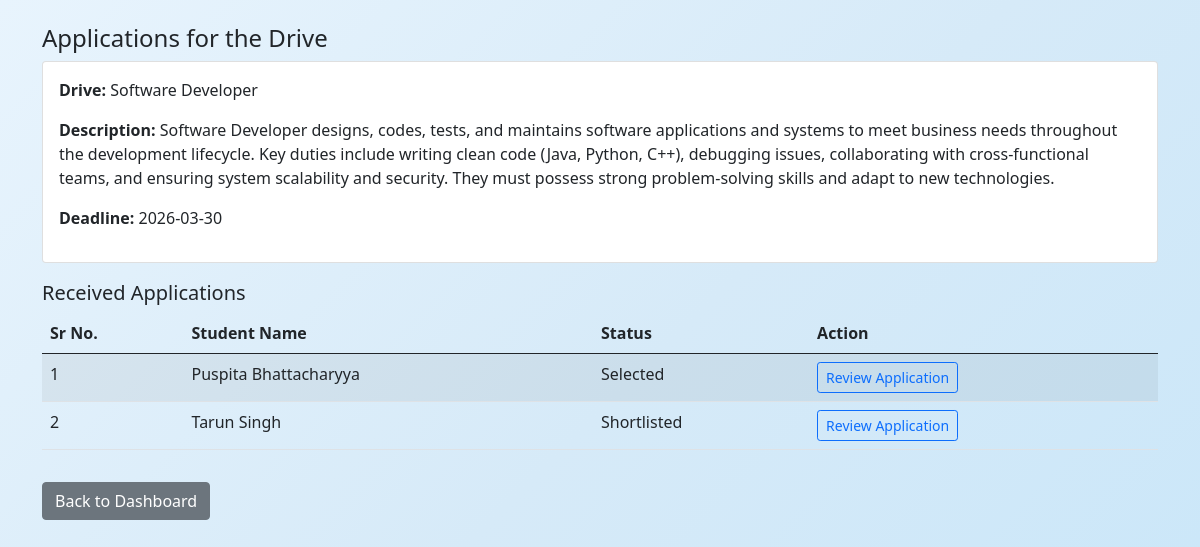
The app's page /view_applicants/2 with its own data.
### application/models.py (models this page shows)
class Drive(db.Model):
    __tablename__ = 'drive'
    id = db.Column(db.Integer, primary_key=True)
    company_id = db.Column(db.Integer, db.ForeignKey('company.id'), nullable=False)
    drive_name = db.Column(db.String(150), nullable=False)
    job_title = db.Column(db.String(200), nullable=False)
    job_description = db.Column(db.Text, nullable=False)
    eligibility = db.Column(db.String(300))
    salary = db.Column(db.String(100))
    deadline = db.Column(db.Date, nullable=False)
    status = db.Column(db.String(20), default="Pending")
    created_at = db.Column(db.DateTime, default=lambda: datetime.now(timezone.utc))
    applications = db.relationship('Application', backref='drive', lazy=True)

class Application(db.Model):
    __tablename__ = 'application'
    id = db.Column(db.Integer, primary_key=True)
    student_id = db.Column(db.Integer, db.ForeignKey('student.id'), nullable=False)
    drive_id = db.Column(db.Integer, db.ForeignKey('drive.id'), nullable=False)
    company_id = db.Column(db.Integer, db.ForeignKey('company.id'), nullable=False)
    applied_on = db.Column(db.DateTime, default=lambda: datetime.now(timezone.utc))
    status = db.Column(db.String(30), default="Applied")
    __table_args__ = (
        UniqueConstraint('student_id', 'drive_id', name='unique_application'),)

class Student(db.Model):
    __tablename__ = 'student'
    id = db.Column(db.Integer, primary_key=True)
    fullname = db.Column(db.String(150), nullable=False)
    user_id = db.Column(db.Integer, db.ForeignKey('user.id'), nullable=False)
    education = db.Column(db.String(200))
    skills = db.Column(db.String(300))
    resume_filename = db.Column(db.String(200))
    applications = db.relationship('Application', backref='student', lazy=True)

### application/controllers.py (the view)
@app.route("/view_applicants/<int:drive_id>")
def view_applicants(drive_id):
    drive = Drive.query.get(drive_id)
    applications = Application.query.filter_by(drive_id=drive_id).all()
    return render_template(
        "company_view_applicants.html",
        drive=drive,
        applications=applications
    )

### templates/company_view_applicants.html (shortened to what this page needs)
<!DOCTYPE html>
<html>
<head>
  <link href="https://cdn.jsdelivr.net/npm/bootstrap@5.0.2/dist/css/bootstrap.min.css" rel="stylesheet">
  <link rel="stylesheet" href="/static/style.css">
</head>
<body>
<div class="container mt-4">
  <h4>Applications for the Drive</h4>
  <div class="card p-3 mb-3">
    <p><strong>Drive:</strong> {{ drive.job_title }}</p>
    <p><strong>Description:</strong> {{ drive.job_description }}</p>
    <p><strong>Deadline:</strong> {{ drive.deadline }}</p>
  </div>
  <h5>Received Applications</h5>
  {% if applications %}
  <table class="table table-striped">
    <thead>
      <tr>
        <th>Sr No.</th>
        <th>Student Name</th>
        <th>Status</th>
        <th>Action</th>
      </tr>
    </thead>
    <tbody>
      {% for app in applications %}
      <tr>
        <td>{{ loop.index }}</td>
        <td>{{ app.student.fullname }}</td>
        <td>{{ app.status }}</td>
        <td>
          <a href="/company_view_student/{{ app.id }}"
             class="btn btn-outline-primary btn-sm">
             Review Application
          </a>
        </td>
      </tr>
      {% endfor %}
    </tbody>
  </table>
  {% else %}
    <p class="text-muted">No applications received yet.</p>
  {% endif %}
  <a href="/company_dashboard/{{ drive.company.user_id }}" class="btn btn-secondary mt-3">Back to Dashboard</a>

### static/style.css (style rules this page uses)
* { margin: 0; padding: 0; box-sizing: border-box; }
body { background: linear-gradient(135deg, #e8f4fd 0%, #d6eaf8 50%, #c8e6f9 100%); font-family: 'Segoe UI', sans-serif; min-height: 100vh; }
.mb-3 { margin-bottom: 18px !important; }

### records on screen
Drive: job_title "Software Developer", job_description "Software Developer designs, codes, tests, and maintains software applications and systems to meet business needs throughout the development lifecycle. Key duties include writing clean code (Java, Python, C++), debugging issues, collaborating with cross-functional teams, and ensuring system scalability and security. They must possess strong problem-solving skills and adapt to new technologies.", deadline "2026-03-30"
Application: student.fullname "Puspita Bhattacharyya", status "Selected"
Application: student.fullname "Tarun Singh", status "Shortlisted"
